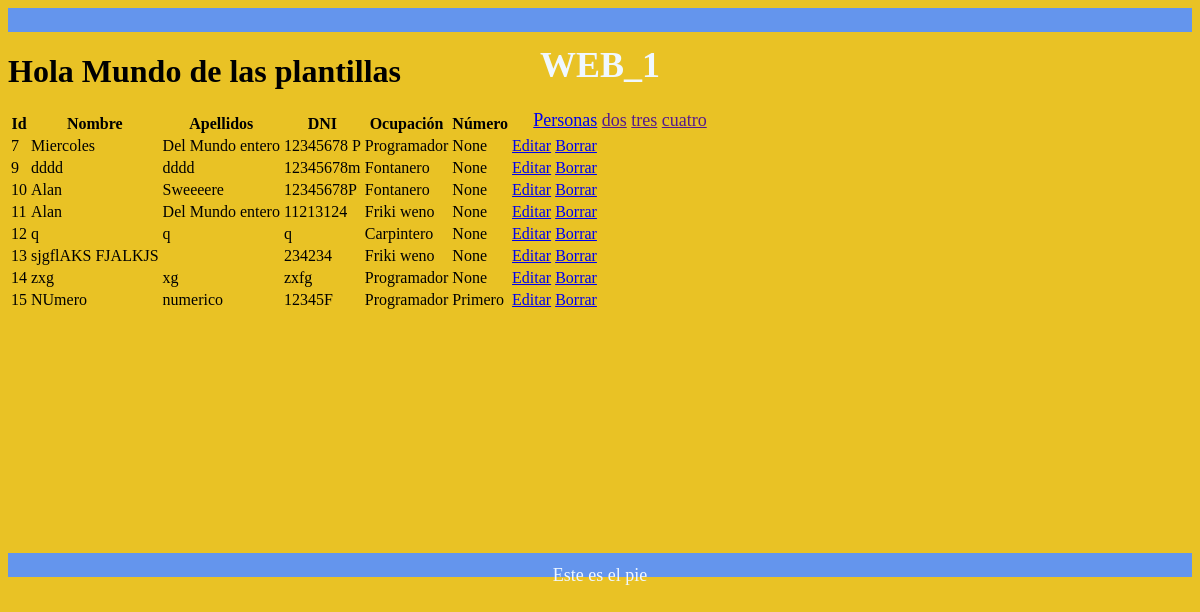
Before: / with the older database file.
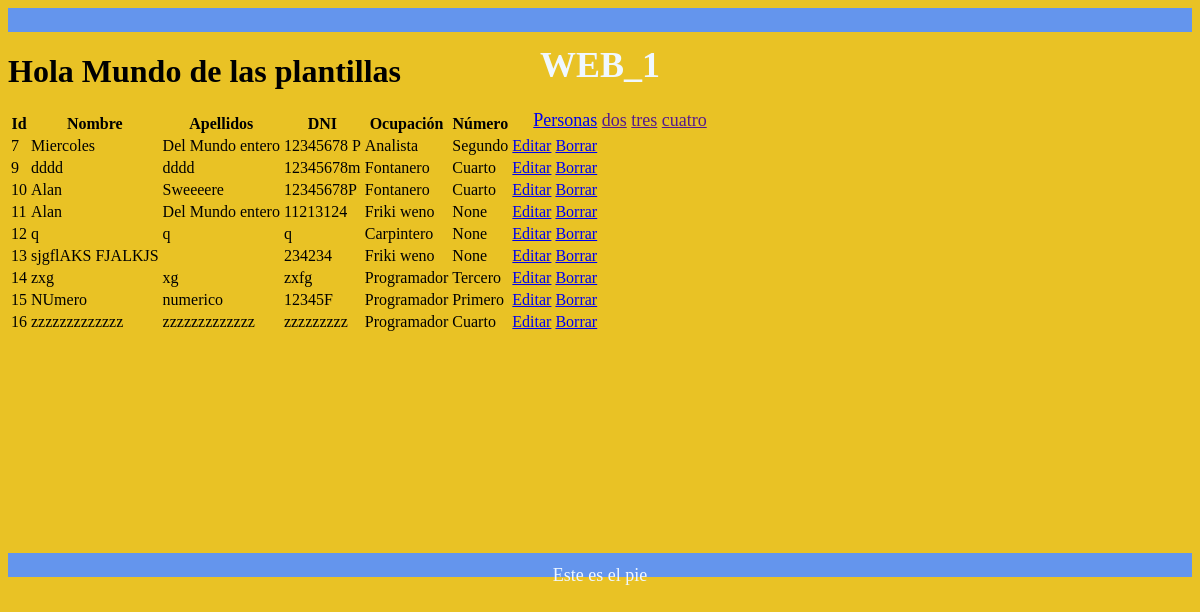
After: the same page with the newer database file.
### tables this page shows
CREATE TABLE persona (
	id INTEGER PRIMARY KEY AUTOINCREMENT,
	nombre TEXT,
	apelllidos TEXT,
	dni TEXT,
	id_ocupacion INTEGER, id_numero INTEGER,
	CONSTRAINT persona_FK FOREIGN KEY (id_ocupacion) REFERENCES T_ocupacion(id)
);

CREATE TABLE T_ocupacion (
	id INTEGER NOT NULL PRIMARY KEY AUTOINCREMENT,
	descripcion TEXT(120) NOT NULL
);

CREATE TABLE "T_numero" (
	id INTEGER NOT NULL PRIMARY KEY AUTOINCREMENT,
	descripcion TEXT(30) NOT NULL
);

### app.py (the view)
@route('/')
@jinja2_view('home.html')
def hola():
    cnx = sqlite3.connect(BASE_DATOS)
    consulta = """SELECT p.id, p.nombre,p.apelllidos ,p.dni ,to2.descripcion,tn.descripcion
                from persona p left join T_ocupacion to2
                on p.id_ocupacion =to2.id left join T_numero tn on tn.id=p.id_numero """
    cursor = cnx.execute(consulta)
    filas = cursor.fetchall()
    cnx.close()
    return {"datos": filas}

### templates/base.html (shortened to what this page needs)
<!DOCTYPE html>
<html lang="en">
<head>
    <link rel="stylesheet" href="/static/estilos.css">
</head>
<body>
    {%include 'inc_header.html'%}
    {%block content%}{%endblock%}
    {%include 'inc_footer.html'%}
</body>
</html>

### templates/home.html (shortened to what this page needs)
{%extends 'base.html'%}
{%block content%}
<div class="cuerpo" >
<h1>Hola Mundo de las plantillas</h1>
<table>
    <tr>
        <th>Id</th>
        <th>Nombre</th>
        <th>Apellidos</th>
        <th>DNI</th>
        <th>Ocupación</th>
        <th>Número</th>
    </tr>
    {% for fila in datos%}
    <tr>
        <td>{{fila[0]}}</td>
        <td>{{fila[1]}}</td>
        <td>{{fila[2]}}</td>
        <td>{{fila[3]}}</td>
        <td>{{fila[4]}}</td>
        <td>{{fila[5]}}</td>
        <td><a href="/editar/{{fila[0]}}">Editar</a></td>
        <td><a href="/borrar/{{fila[0]}}">Borrar</a></td>
    </tr>
    {%endfor%}
</table>
</div>
{%endblock%}

### templates/inc_header.html
<header><h1>WEB_1</h1>
<nav>
    <ul>
        <li><a href="/editar">Personas</a></li>
        <li><a href="">dos</a></li>
        <li><a href="">tres</a></li>
        <li><a href="">cuatro</a></li>
    </ul>
</nav>
</header>

### templates/inc_footer.html
<footer>Este es el pie</footer>

Changed rows visible on the page:
changed persona "Miercoles": descripcion "Programador" → "Analista"; descripcion "None" → "Segundo"
changed persona "dddd": descripcion "None" → "Cuarto"
changed persona "Sweeeere": descripcion "None" → "Cuarto"
changed persona "zxg": descripcion "None" → "Tercero"
added persona: id "16", nombre "zzzzzzzzzzzzz", apelllidos "zzzzzzzzzzzzz", dni "zzzzzzzzz", descripcion "Programador", descripcion "Cuarto"
